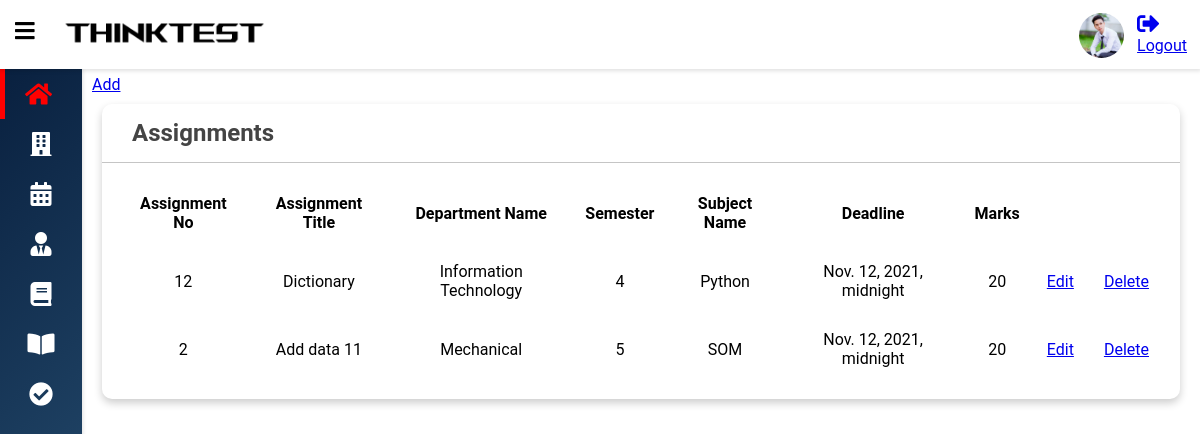
Screenshot of /assignment (signed in) with the database file from the repository.
### Assignmentapp/models.py (models this page shows, shortened)
class Assignments(models.Model):
    dept = models.ForeignKey(Department, models.SET_NULL, verbose_name='Department Name',
                             blank=True, null=True)
    semref = models.ForeignKey(Semester, models.SET_NULL, verbose_name='Semester No',
                               blank=True, null=True)
    subref = models.ForeignKey(Subject, models.SET_NULL, verbose_name='Subject Details', blank=True, null=True)
    teacher = models.ForeignKey(Teacher, models.SET_NULL, verbose_name='Teacher Details', blank=True, null=True)
    asg_no = models.IntegerField(verbose_name='Assignment No', blank=True, null=True)
    asg_title = models.CharField(verbose_name='Assignment Title', max_length=255)
    asg_file = models.FileField(upload_to='AssignmentFiles', blank=True, null=True)
    asg_createdtime = models.DateTimeField(auto_now_add=True)
    asg_deadline = models.DateTimeField()
    asg_marks = models.IntegerField(verbose_name='Marks', blank=True, null=True)

class Department(models.Model):
    dept_name = models.CharField(verbose_name='Department Name', max_length=40)
    teacher_count = models.IntegerField(blank=True, null=True)
    student_count = models.IntegerField(blank=True, null=True)
    class Meta:
        verbose_name_plural = 'Departments'

class Semester(models.Model):
    dept = models.ForeignKey(Department, models.SET_NULL, verbose_name='Department Name',
                             blank=True, null=True)
    sem_no = models.IntegerField()
    sub_count = models.IntegerField(blank=True, null=True)

class Subject(models.Model):
    dept = models.ForeignKey(Department, models.SET_NULL, verbose_name='Department Name',
                             blank=True, null=True)
    semref = models.ForeignKey(Semester, models.SET_NULL, verbose_name='Semester No',
                               blank=True, null=True)
    sub_name = models.CharField(verbose_name='Subject Name', max_length=40)

### Assignmentapp/decorators.py (the view)
    def wrapper_func(request, *args, **kwargs):
        if not request.user.user_role == '3':
            return view_func(request, *args, **kwargs)
        else:
            return HttpResponse('<h1>Access Denied</h1>')

### Assignmentapp/views.py (called while the page is built)
@login_required(login_url='login')
@adminteacher_authentication
def assignment(request):
    if request.user.user_role == '2':
        teacherObj = Teacher.objects.get(user_ref__id=request.user.id)
        assignment = Assignments.objects.filter(dept__id__in=teacherObj.dept.all())
    else:
        assignment = Assignments.objects.all()
    context = {'assignments': assignment}
    return render(request, 'assignment/assignment.html', context)

### templates/assignment/assignment.html
{% extends "base.html" %}
{% block bodycontent %}
<div class="wrapper">
    <div class="row">
        <a href="{% url 'addassignment' %}">Add</a><br>
    </div>
    <div class="row">
        <div class="col-12 col-m-12 col-sm-12">
            <div class="card">
                <div class="card-header">
                    <h2>
                        Assignments
                    </h2>
                </div>
                <div class="card-content">
                    <table>
                        <thead>
                        <tr>
                            <th>Assignment No</th>
                            <th>Assignment Title</th>
                            <th>Department Name</th>
                            <th>Semester</th>
                            <th>Subject Name</th>
                            <th>Deadline</th>
                            <th>Marks</th>
                            <th></th>
                            <th></th>
                        </tr>
                        </thead>
                        <tbody>
                        {% for assignment in assignments %}
                        <tr>
                            <td>{{assignment.asg_no}}</td>
                            <td>{{assignment.asg_title}}</td>
                            <td>{{assignment.dept.dept_name}}</td>
                            <td>{{assignment.semref.sem_no}}</td>
                            <td>{{assignment.subref.sub_name}}</td>
                            <td>{{assignment.asg_deadline}}</td>
                            <td>{{assignment.asg_marks}}</td>
                            <td><a href="{% url 'editassignment' assignment.id %}">Edit</a></td>
                            <td><a href="{% url 'deleteassignment' assignment.id %}">Delete</a></td>
                        </tr>
                        {% endfor %}
                        </tbody>
                    </table>
                </div>
            </div>
        </div>
    </div>
</div>
{% endblock %}

### static/css/style.css (style rules this page uses)
* { box-sizing: border-box; }
body { font-family: 'Roboto', sans-serif; background: var(--main-bg-color); color: var(--main-color); margin: 0; }
.wrapper { padding: 10px; margin-left: 82px; padding-top: 75px; background: var(--second-bg-color); transition: margin-left .5s; }
.row { display: flex; flex-wrap: wrap; flex-direction: row; }
.row:after, .row:before { box-sizing: border-box; }
[class*="col-"] { padding: 10px; }
.card { background: var(--main-bg-color); color: var(--main-color); border-radius: 10px; margin-bottom: 10px; box-shadow: 0 4px 8px 0 rgba(0,0,0,0.2); }
.card-header { padding: 15px 30px; border-bottom: 1px solid rgb(197, 197, 197); position: relative; }
.card-header h2 { color: #444444; margin: 0; }
.card-content { padding: 16px; overflow-x: auto; }
table { border-collapse: collapse; width: 100%; }
table td { padding: 15px; text-align: center; }
table th { padding: 15px 12px; text-align: center; }
@media only screen and (min-width: 600px) { .col-sm-12 { width: 100%; } }
@media only screen and (min-width: 768px) { .col-m-12 { width: 100%; } }
@media only screen and (min-width: 992px) { .col-12 { width: 100%; } }

### rows the page displays
Assignments: asg_no "12", asg_title "Dictionary", dept.dept_name "Information Technology", semref.sem_no "4", subref.sub_name "Python", asg_deadline "Nov. 12, 2021, midnight", asg_marks "20"
Assignments: asg_no "2", asg_title "Add data 11", dept.dept_name "Mechanical", semref.sem_no "5", subref.sub_name "SOM", asg_deadline "Nov. 12, 2021, midnight", asg_marks "20"
